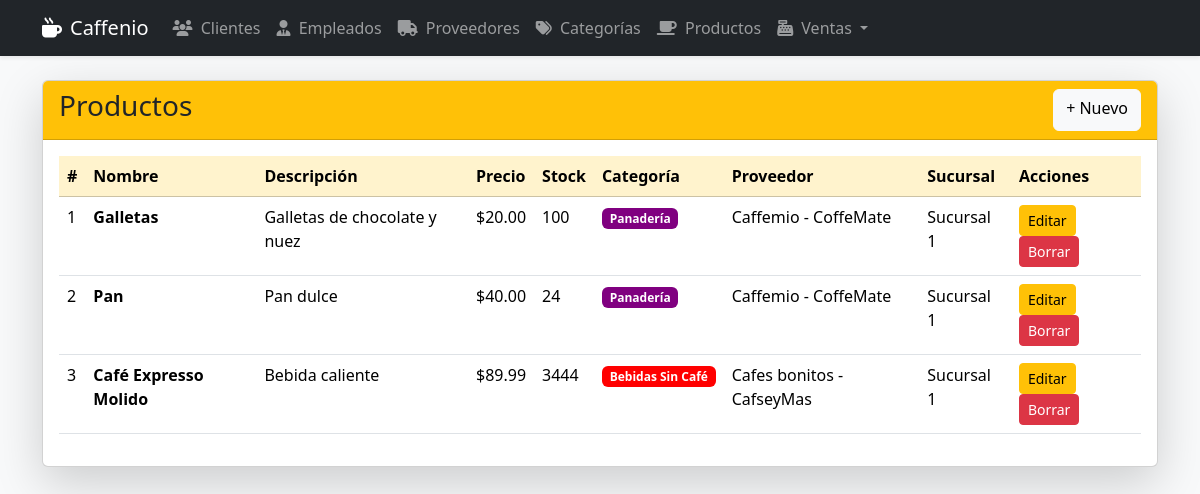
/productos/, run on the app's committed database.
### app_Caffenio/models.py (models this page shows, shortened)
class Producto(models.Model):
    nombre = models.CharField(max_length=100)
    descripcion = models.TextField()
    precio = models.DecimalField(max_digits=10, decimal_places=2)
    stock = models.IntegerField()
    categoria = models.ForeignKey(Categoria, on_delete=models.CASCADE, related_name='productos')
    proveedor = models.ForeignKey(Proveedor, on_delete=models.CASCADE, related_name='productos')
    sucursal = models.CharField(max_length=50, choices=[('Sucursal 1', 'Sucursal 1'), ('Sucursal 2', 'Sucursal 2')])
    categoria = models.ForeignKey(Categoria, on_delete=models.CASCADE, related_name='productos_dup')
    proveedor = models.ForeignKey(Proveedor, on_delete=models.CASCADE, related_name='productos_dup')

class Categoria(models.Model):
    nombre_categoria = models.CharField(
        max_length=30,
        choices=[
            ('cafe_caliente', 'Café Caliente'),
            ('cafe_frio', 'Café Frío'),
            ('sin_cafe', 'Bebidas Sin Café'),
            ('alimentos', 'Alimentos'),
            ('panaderia', 'Panadería'),
            ('mercancia', 'Mercancía')
        ]
    )
    descripcion = models.TextField()                    # 1
    icono = models.CharField(max_length=50, blank=True) # 2
    orden = models.IntegerField(default=0)              # 3
    color = models.CharField(max_length=7, default='#6c757d')   # 4
    activa = models.BooleanField(default=True)          # 5
    fecha_creacion = models.DateTimeField(auto_now_add=True)    # 6

class Proveedor(models.Model):
    nombre = models.CharField(max_length=100)
    empresa = models.CharField(max_length=100)
    telefono = models.CharField(max_length=20)
    correo = models.EmailField()
    direccion = models.CharField(max_length=200)
    pais = models.CharField(max_length=50)
    tipo_producto = models.CharField(max_length=50, choices=[('bebidas', 'Bebidas'), ('alimentos', 'Alimentos'), ('complementos', 'Complementos')])

### app_Caffenio/views.py (the view)
# urls.py: path('productos/', views.ver_productos, name='ver_productos'),
def ver_productos(request):
    productos = Producto.objects.select_related('categoria', 'proveedor').all()
    return render(request, 'producto/ver_productos.html', {'productos': productos})

### app_Caffenio/templates/producto/ver_productos.html (shortened to what this page needs)
{% extends 'base.html' %}
{% block content %}
<div class="card shadow-lg mt-4">
    <div class="card-header bg-warning text-dark d-flex justify-content-between">
        <h3>Productos</h3>
        <a href="{% url 'agregar_producto' %}" class="btn btn-light">+ Nuevo</a>
    </div>
    <div class="card-body">
        <table class="table table-hover">
            <thead class="table-warning">
                <tr>
                    <th>#</th>
                    <th>Nombre</th>
                    <th>Descripción</th>
                    <th>Precio</th>
                    <th>Stock</th>
                    <th>Categoría</th>
                    <th>Proveedor</th>
                    <th>Sucursal</th>
                    <th>Acciones</th>
                </tr>
            </thead>
            <tbody>
                {% for p in productos %}
                <tr>
                    <td>{{ forloop.counter }}</td>
                    <td><strong>{{ p.nombre }}</strong></td>
                    <td>{{ p.descripcion|truncatewords:6 }}</td>
                    <td>${{ p.precio }}</td>
                    <td>{{ p.stock }}</td>
                    <td>
                        <span class="badge" style="background: {{ p.categoria.color }}; color: white;">
                            {{ p.categoria.get_nombre_categoria_display }}
                        </span>
                    </td>
                    <td>{{ p.proveedor.nombre }} - {{ p.proveedor.empresa }}</td>
                    <td>{{ p.sucursal }}</td>
                    <td>
                        <a href="{% url 'actualizar_producto' p.id %}" class="btn btn-warning btn-sm">Editar</a>
                        <a href="{% url 'borrar_producto' p.id %}" class="btn btn-danger btn-sm">Borrar</a>
                    </td>
                </tr>
                {% empty %}
                <tr><td colspan="9" class="text-center">No hay productos</td></tr>
                {% endfor %}
            </tbody>
        </table>
    </div>
</div>
{% endblock %}

### data on the page
Producto: nombre "Galletas", descripcion "Galletas de chocolate y nuez", precio "20.00", stock "100", categoria.nombre_categoria "Panadería", proveedor.nombre "Caffemio", proveedor.empresa "CoffeMate", sucursal "Sucursal 1"
Producto: nombre "Pan", descripcion "Pan dulce", precio "40.00", stock "24", categoria.nombre_categoria "Panadería", proveedor.nombre "Caffemio", proveedor.empresa "CoffeMate", sucursal "Sucursal 1"
Producto: nombre "Café Expresso Molido", descripcion "Bebida caliente", precio "89.99", stock "3444", categoria.nombre_categoria "Bebidas Sin Café", proveedor.nombre "Cafes bonitos", proveedor.empresa "CafseyMas", sucursal "Sucursal 1"
